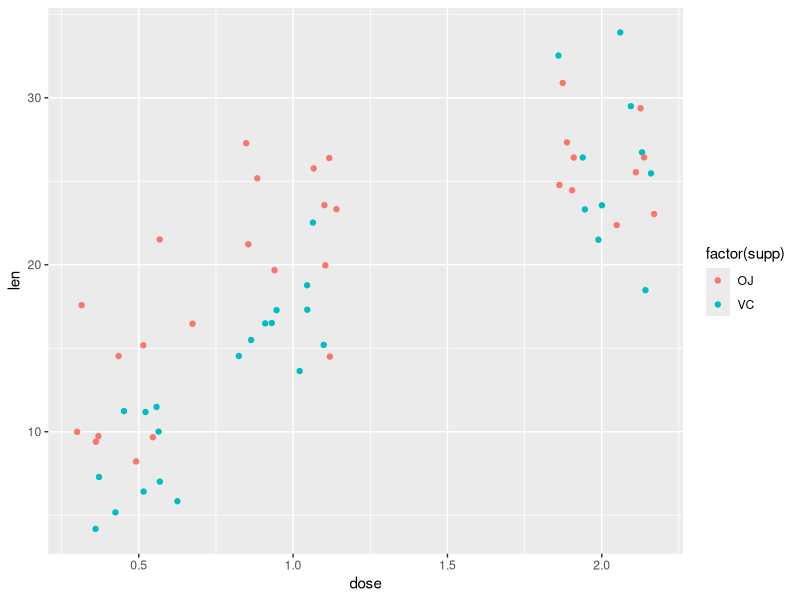

This chart was generated by the following R code:
## ---- chunk 1
library(ggplot2)
data(ToothGrowth)
ggplot(ToothGrowth, aes(dose, len))+
geom_jitter(aes(colour = factor(supp)))
## ---- chunk 2
head(ToothGrowth)
summary(ToothGrowth)
summary(ToothGrowth$len)
summary(ToothGrowth$dose)
summary(ToothGrowth$supp)
## ---- chunk 3
chisq.test(ToothGrowth$len,ToothGrowth$dose)
## ---- chunk 4
chisq.test(ToothGrowth$len,ToothGrowth$supp)
